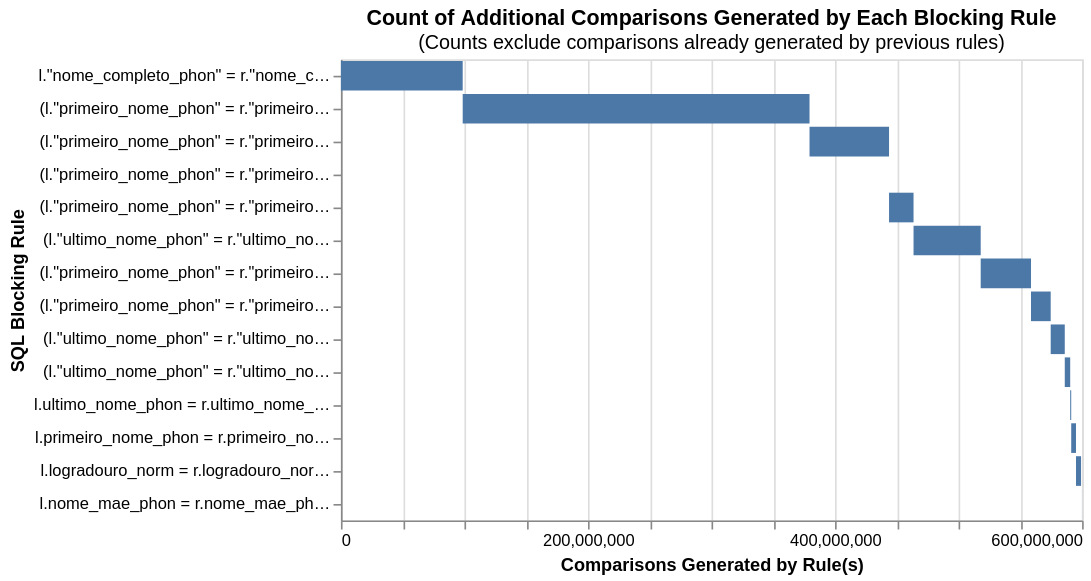

The cell this chart's notebook holds for it:
### Code cell
from splink.blocking_analysis import (
    cumulative_comparisons_to_be_scored_from_blocking_rules_data,
)
from splink.internals.charts import cumulative_blocking_rule_comparisons_generated

con.execute(f'''
CREATE OR REPLACE VIEW splink_censo AS
SELECT * FROM {SPLINK_INPUT_VIEW} WHERE origem = 'censo'
''')
con.execute(f'''
CREATE OR REPLACE VIEW splink_cpf AS
SELECT * FROM {SPLINK_INPUT_VIEW} WHERE origem = 'cpf'
''')
n_censo_chart = con.execute('SELECT COUNT(*) FROM splink_censo').fetchone()[0]
n_cpf_chart = con.execute('SELECT COUNT(*) FROM splink_cpf').fetchone()[0]
print(f'Chart blocking (conjunto inteiro): censo {n_censo_chart:,} | cpf {n_cpf_chart:,}')

df_blocking = cumulative_comparisons_to_be_scored_from_blocking_rules_data(
    table_or_tables=['splink_censo', 'splink_cpf'],
    blocking_rules=blocking_rules,
    db_api=db_api,
    link_type='link_only',
)
n_pares_blocking = int(df_blocking['cumulative_rows'].iloc[-1])
print(f'Pares OR: {n_pares_blocking:,}')
cumulative_blocking_rule_comparisons_generated(df_blocking.to_dict(orient='records'))

### Figure 1 — Vega-Lite specification as saved in the notebook (floating-point values rounded to 4 significant figures)
{"config": {"view": {"continuousWidth": 300, "continuousHeight": 300}}, "data": {"name": "data-31512eeac97c0acb493391e968d85791"}, "mark": "bar", "encoding": {"order": {"field": "cumulative_rows"}, "tooltip": [{"field": "blocking_rule", "title": "SQL Condition", "type": "nominal"}, {"field": "row_count", "format": ",", "title": "Comparisons Generated", "type": "quantitative"}, {"field": "cumulative_rows", "format": ",", "title": "Cumulative Comparisons", "type": "quantitative"}, {"field": "cartesian", "format": ",", "title": "Total comparisons in Cartesian product", "type": "quantitative"}], "x": {"field": "start", "title": "Comparisons Generated by Rule(s)", "type": "quantitative"}, "x2": {"field": "cumulative_rows"}, "y": {"field": "blocking_rule", "sort": ["-x2"], "title": "SQL Blocking Rule"}}, "height": {"step": 20}, "title": {"text": "Count of Additional Comparisons Generated by Each Blocking Rule", "subtitle": "(Counts exclude comparisons already generated by previous rules)"}, "width": 450, "$schema": "https://vega.github.io/schema/vega-lite/v5.9.3.json", "datasets": {"data-31512eeac97c0acb493391e968d85791": [{"blocking_rule": "l.\"nome_completo_phon\" = r.\"nome_completo_phon\"", "row_count": 98579387, "cumulative_rows": 98579387, "cartesian": 48215613678950, "match_key": "0", "start": 0}, {"blocking_rule": "(l.\"primeiro_nome_phon\" = r.\"primeiro_nome_phon\") AND (l.\"ultimo_nome_phon\" = r.\"ultimo_nome_phon\") AND (l.\"ano_nascimento\" = r.\"ano_nascimento\")", "row_count": 280778156, "cumulative_rows": 379357543, "cartesian": 48215613678950, "match_key": "1", "start": 98579387}, {"blocking_rule": "(l.\"primeiro_nome_phon\" = r.\"primeiro_nome_phon\") AND (l.\"ultimo_nome_phon\" = r.\"ultimo_nome_phon\") AND (l.\"mes_nascimento\" = r.\"mes_nascimento\") AND (l.\"dia_nascimento\" = r.\"dia_nascimento\")", "row_count": 64371045, "cumulative_rows": 443728588, "cartesian": 48215613678950, "match_key": "2", "start": 379357543}, {"blocking_rule": "(l.\"primeiro_nome_phon\" = r.\"primeiro_nome_phon\") AND (l.\"ultimo_nome_phon\" = r.\"ultimo_nome_phon\") AND (l.\"mes_nascimento\" = r.\"mes_nascimento\") AND (l.\"ano_nascimento\" = r.\"ano_nascimento\")", "row_count": 0, "cumulative_rows": 443728588, "cartesian": 48215613678950, "match_key": "3", "start": 443728588}, {"blocking_rule": "(l.\"primeiro_nome_phon\" = r.\"primeiro_nome_phon\") AND (l.\"data_nascimento\" = r.\"data_nascimento\")", "row_count": 19832156, "cumulative_rows": 463560744, "cartesian": 48215613678950, "match_key": "4", "start": 443728588}, {"blocking_rule": "(l.\"ultimo_nome_phon\" = r.\"ultimo_nome_phon\") AND (l.\"data_nascimento\" = r.\"data_nascimento\")", "row_count": 54370593, "cumulative_rows": 517931337, "cartesian": 48215613678950, "match_key": "5", "start": 463560744}, {"blocking_rule": "(l.\"primeiro_nome_phon\" = r.\"primeiro_nome_phon\") AND (l.\"mes_nascimento\" = r.\"mes_nascimento\") AND (l.\"dia_nascimento\" = r.\"dia_nascimento\") AND (l.\"cod_municipio\" = r.\"cod_municipio\")", "row_count": 40729803, "cumulative_rows": 558661140, "cartesian": 48215613678950, "match_key": "6", "start": 517931337}, {"blocking_rule": "(l.\"primeiro_nome_phon\" = r.\"primeiro_nome_phon\") AND (l.\"mes_nascimento\" = r.\"mes_nascimento\") AND (l.\"ano_nascimento\" = r.\"ano_nascimento\") AND (l.\"cod_municipio\" = r.\"cod_municipio\")", "row_count": 15940391, "cumulative_rows": 574601531, "cartesian": 48215613678950, "match_key": "7", "start": 558661140}, {"blocking_rule": "(l.\"ultimo_nome_phon\" = r.\"ultimo_nome_phon\") AND (l.\"mes_nascimento\" = r.\"mes_nascimento\") AND (l.\"dia_nascimento\" = r.\"dia_nascimento\") AND (l.\"sexo\" = r.\"sexo\") AND (l.\"cep\" = r.\"cep\")", "row_count": 11385098, "cumulative_rows": 585986629, "cartesian": 48215613678950, "match_key": "8", "start": 574601531}, {"blocking_rule": "(l.\"ultimo_nome_phon\" = r.\"ultimo_nome_phon\") AND (l.\"mes_nascimento\" = r.\"mes_nascimento\") AND (l.\"ano_nascimento\" = r.\"ano_nascimento\") AND (l.\"sexo\" = r.\"sexo\") AND (l.\"cep\" = r.\"cep\")", "row_count": 4397215, "cumulative_rows": 590383844, "cartesian": 48215613678950, "match_key": "9", "start": 585986629}, {"blocking_rule": "l.ultimo_nome_phon = r.ultimo_nome_phon AND l.ano_nascimento = r.ano_nascimento AND l.mes_nascimento = r.mes_nascimento AND l.sexo = r.sexo AND damerau_levenshtein(l.primeiro_nome_phon, r.primeiro_nome_phon) <= 2 AND least(len(l.primeiro_nome_phon), len(r.primeiro_nome_phon)) >= 6 AND damerau_levenshtein(l.primeiro_nome_phon, r.primeiro_nome_phon) * 6 <= least(len(l.primeiro_nome_phon), len(r.primeiro_nome_phon))", "row_count": 823100, "cumulative_rows": 591206944, "cartesian": 48215613678950, "match_key": "10", "start": 590383844}, {"blocking_rule": "l.primeiro_nome_phon = r.primeiro_nome_phon AND l.ultimo_nome_phon = r.ultimo_nome_phon AND l.cod_municipio = r.cod_municipio AND l.sexo = r.sexo AND abs(l.idade - r.idade) <= 1", "row_count": 3880497, "cumulative_rows": 595087441, "cartesian": 48215613678950, "match_key": "11", "start": 591206944}, {"blocking_rule": "l.logradouro_norm = r.logradouro_norm AND l.cep = r.cep AND l.cod_municipio = r.cod_municipio AND l.sexo = r.sexo AND abs(l.idade - r.idade) <= 1", "row_count": 4094717, "cumulative_rows": 599182158, "cartesian": 48215613678950, "match_key": "12", "start": 595087441}, {"blocking_rule": "l.nome_mae_phon = r.nome_mae_phon AND l.cod_municipio = r.cod_municipio AND l.sexo = r.sexo AND abs(l.idade - r.idade) <= 1", "row_count": 36174, "cumulative_rows": 599218332, "cartesian": 48215613678950, "match_key": "13", "start": 599182158}]}}
